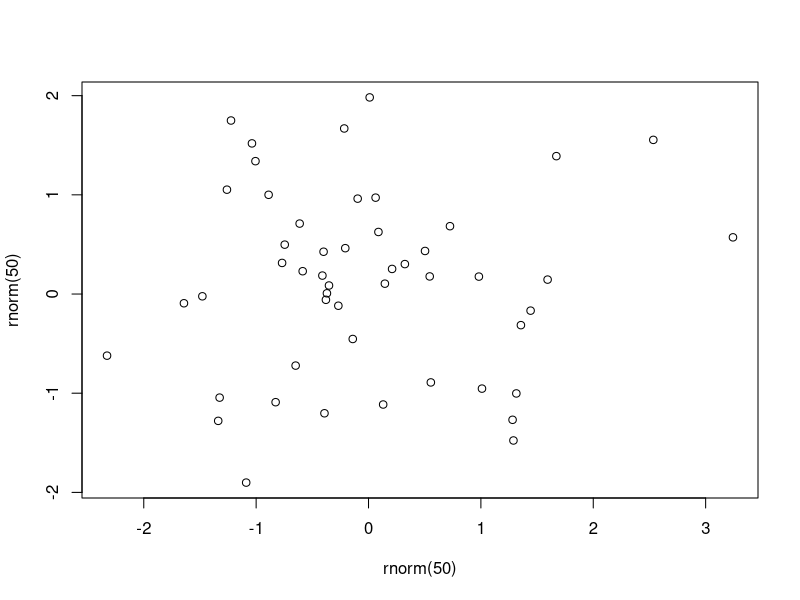

Recreate this plot in R.
## ---- chunk 1
knitr::opts_chunk$set(echo = TRUE)
## ---- chunk 2
cat("Ausgeführt, nichts angezeigt")
## ---- chunk 3
cat("Ausgeführt, Output angezeigt")
## ---- chunk 4
cat("Ausgeführt, alles angezeigt")
## ---- chunk 5
plot(rnorm(50), rnorm(50))
## ---- chunk 6
# Read CSV data, "../../" to look two levels upwards
table <- read.csv("tables/_template-table.csv")
knitr::kable(table, caption = "Mit Optionen")
